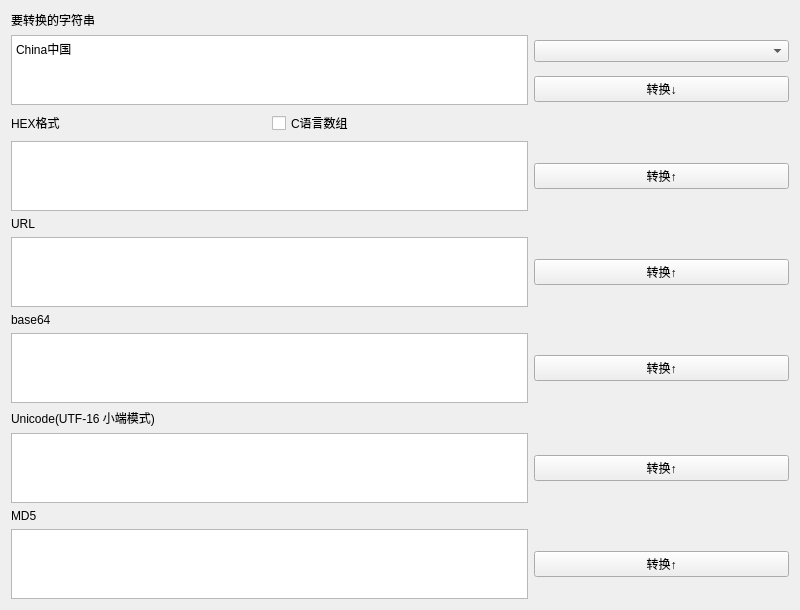
<?xml version="1.0" encoding="UTF-8"?>
<ui version="4.0">
 <class>Widget</class>
 <widget class="QWidget" name="Widget">
  <property name="geometry">
   <rect>
    <x>0</x>
    <y>0</y>
    <width>800</width>
    <height>600</height>
   </rect>
  </property>
  <property name="windowTitle">
   <string>滑稽专用字符转换工具</string>
  </property>
  <layout class="QGridLayout" name="gridLayout">
   <item row="0" column="0" colspan="2">
    <widget class="QLabel" name="label">
     <property name="text">
      <string>要转换的字符串</string>
     </property>
    </widget>
   </item>
   <item row="1" column="0" rowspan="2" colspan="2">
    <widget class="QTextEdit" name="te_org">
     <property name="html">
      <string>&lt;!DOCTYPE HTML PUBLIC &quot;-//W3C//DTD HTML 4.0//EN&quot; &quot;http://www.w3.org/TR/REC-html40/strict.dtd&quot;&gt;
&lt;html&gt;&lt;head&gt;&lt;meta name=&quot;qrichtext&quot; content=&quot;1&quot; /&gt;&lt;style type=&quot;text/css&quot;&gt;
p, li { white-space: pre-wrap; }
&lt;/style&gt;&lt;/head&gt;&lt;body style=&quot; font-family:'SimSun'; font-size:9pt; font-weight:400; font-style:normal;&quot;&gt;
&lt;p style=&quot; margin-top:0px; margin-bottom:0px; margin-left:0px; margin-right:0px; -qt-block-indent:0; text-indent:0px;&quot;&gt;&lt;span style=&quot; font-family:'SimSun';&quot;&gt;China中国&lt;/span&gt;&lt;/p&gt;&lt;/body&gt;&lt;/html&gt;</string>
     </property>
    </widget>
   </item>
   <item row="1" column="2">
    <widget class="QComboBox" name="cb_cs"/>
   </item>
   <item row="2" column="2">
    <widget class="QPushButton" name="btn_encode">
     <property name="text">
      <string>转换↓</string>
     </property>
    </widget>
   </item>
   <item row="3" column="0">
    <widget class="QLabel" name="label_2">
     <property name="text">
      <string>HEX格式</string>
     </property>
    </widget>
   </item>
   <item row="3" column="1">
    <widget class="QCheckBox" name="cb_cl">
     <property name="text">
      <string>C语言数组</string>
     </property>
    </widget>
   </item>
   <item row="4" column="0" colspan="2">
    <widget class="QTextEdit" name="te_hex"/>
   </item>
   <item row="4" column="2">
    <widget class="QPushButton" name="btn_hex">
     <property name="text">
      <string>转换↑</string>
     </property>
    </widget>
   </item>
   <item row="5" column="0">
    <widget class="QLabel" name="label_3">
     <property name="text">
      <string>URL</string>
     </property>
    </widget>
   </item>
   <item row="6" column="0" colspan="2">
    <widget class="QTextEdit" name="te_url"/>
   </item>
   <item row="6" column="2">
    <widget class="QPushButton" name="btn_url">
     <property name="text">
      <string>转换↑</string>
     </property>
    </widget>
   </item>
   <item row="7" column="0">
    <widget class="QLabel" name="label_4">
     <property name="text">
      <string>base64</string>
     </property>
    </widget>
   </item>
   <item row="8" column="0" colspan="2">
    <widget class="QTextEdit" name="te_base64"/>
   </item>
   <item row="8" column="2">
    <widget class="QPushButton" name="btn_base64">
     <property name="text">
      <string>转换↑</string>
     </property>
    </widget>
   </item>
   <item row="9" column="0" colspan="2">
    <widget class="QLabel" name="label_5">
     <property name="text">
      <string>Unicode(UTF-16 小端模式)</string>
     </property>
    </widget>
   </item>
   <item row="10" column="0" colspan="2">
    <widget class="QTextEdit" name="te_uni"/>
   </item>
   <item row="10" column="2">
    <widget class="QPushButton" name="btn_uni">
     <property name="text">
      <string>转换↑</string>
     </property>
    </widget>
   </item>
   <item row="11" column="0">
    <widget class="QLabel" name="label_6">
     <property name="text">
      <string>MD5</string>
     </property>
    </widget>
   </item>
   <item row="12" column="0" colspan="2">
    <widget class="QTextEdit" name="te_md5"/>
   </item>
   <item row="12" column="2">
    <widget class="QPushButton" name="btn_md5">
     <property name="text">
      <string>转换↑</string>
     </property>
    </widget>
   </item>
  </layout>
 </widget>
 <resources/>
 <connections/>
</ui>
